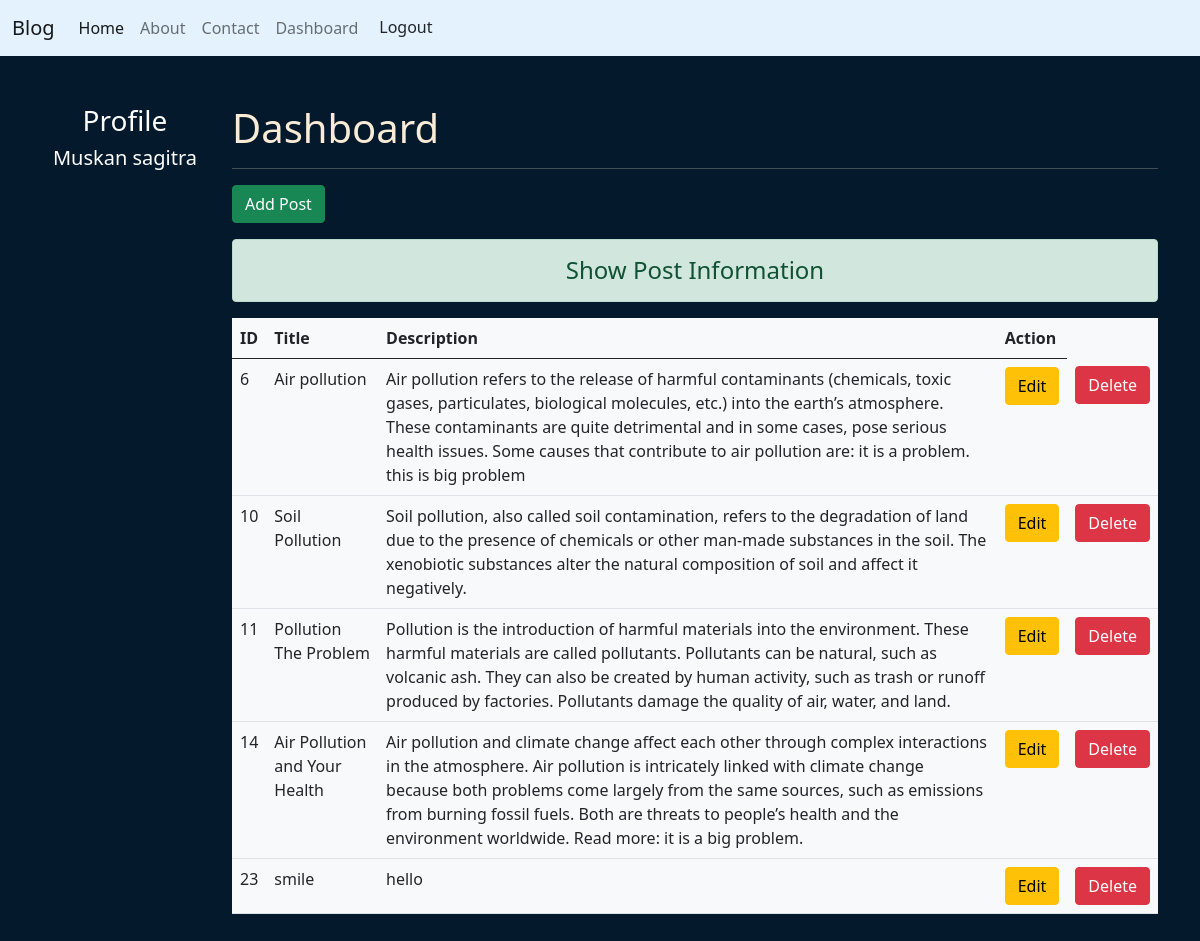
/dashbord/ (signed in), run on the app's committed database.
### newsapp/models.py (models this page shows)
class Post(models.Model):
    title = models.CharField(max_length=50)
    description = models.TextField()

### newsapp/views.py (the view)
# urls.py: path('dashbord/',views.dashbord,name="dashbord"),
def dashbord(request):
  if request.user.is_authenticated:
   posts = Post.objects.all()
   user=request.user
   full_name=user.get_full_name()
   gps=user.groups.all()
   return render(request,'blog/dashbord.html',{'posts':posts,'user':user,'full_name':full_name,'groups':gps})
  else:
   return HttpResponseRedirect("login/")

### newsapp/templates/blog/dashbord.html (shortened to what this page needs)
{% extends "blog/base.html" %}
{% load static %}
{% block side %}
 <div class="col-sm-2 text-white my-5 text-center">
    <h3>Profile</h3>
    <h5>{{full_name}}</h5>
</div>
{% endblock side %}
{% block content %}
<div class="col-sm-10 my-5">
    <h1 >Dashboard</h1>
    <hr>
    <a href="{% url 'addpost' %}" class="btn btn-success mb-3"> Add Post</a>
    <table class="table  bg-light">
        <h4 class="alert alert-success text-center">Show Post Information</h4>
        {% if posts %}
        <thead>
            <tr>
            <th scope="col">ID</th>
            <th scope="col">Title</th>
            <th scope="col">Description</th>
            <th scope="col">Action</th>
        </tr>
        </thead>
        <tbody>
            {% for post in posts %}
            <tr>
                <td>{{post.id}}</td>
                <td>{{post.title}}</td>
                <td>{{post.description}}</td>
                <td><a href ="{% url 'edit' post.id %}"class="btn btn-warning" type="submit">Edit</a></td>
                {% if perms.newsblog.delete_post %}
                <td><a href ="{% url 'delete' post.id %}"class="btn btn-danger" type="submit">Delete</a></td>
               {% endif %}
            </tr>
            {% endfor %}
        </tbody>
    </table>
    {% else%}
    <h4 class="alert alert-danger text-center"> NO Data</h4>
    {% endif %}
</div>
    </div>
</div>
{% endblock %}

### newsapp/templates/blog/base.html (shortened to what this page needs)
<!doctype html>
<html lang="en">
  <head>
   {%load static%}
    <link href="https://cdn.jsdelivr.net/npm/bootstrap@5.0.2/dist/css/bootstrap.min.css" rel="stylesheet">
    <link rel="stylesheet" href="{% static 'css/styles.css' %}">
  </head>
  <body>
    {% include 'blog/navbar.html' %}
    <div class="container">
      <div class="row">
        {% block side %}
        {% endblock side%}
        {% block content %}
        {% endblock content %}
  </body>
</html>

### newsapp/templates/blog/navbar.html (shortened to what this page needs)
<nav class="navbar navbar-expand-lg navbar-light "style="background-color: #e3f2fd;">
    <div class="container-fluid">
      <a class="navbar-brand" href="#">Blog</a>
      <div class="collapse navbar-collapse" id="navbarNav">
        <ul class="navbar-nav">
          <li class="nav-item">
            <a class="nav-link active" aria-current="page" href="/">Home</a>
          </li>
          <li class="nav-item">
            <a class="nav-link" href="{% url 'about' %}">About</a>
          </li>
          <li class="nav-item">
            <a class="nav-link" href="{% url 'contact' %}">Contact</a>
          </li>
          <li class="nav-item">
            <a class="nav-link" href="{% url 'dashbord' %}">Dashboard</a>
          </li>
          {% if request.user.is_authenticated %}
          <li class="nav-item">
            <form method="POST" action ="{% url 'logout' %}">
              <button class="btn btn-$blue-200 " type="submit">Logout</button>
            </form>
          </li>
          {% endif %}
        </ul>
      </div>
    </div>
  </nav>

### newsapp/static/css/styles.css (style rules this page uses)
body { background-color: #04192b; color:antiquewhite; }

### data on the page
Post: id "6", title "Air pollution", description "Air pollution refers to the release of harmful contaminants (chemicals, toxic gases, particulates, biological molecules, etc.) into the earth’s atmosphere. These contaminants are quite detrimental and in some cases, pose serious health issues. Some causes that contribute to air pollution are: it is a problem. this is big problem"
Post: id "10", title "Soil Pollution", description "Soil pollution, also called soil contamination, refers to the degradation of land due to the presence of chemicals or other man-made substances in the soil. The xenobiotic substances alter the natural composition of soil and affect it negatively."
Post: id "11", title "Pollution The Problem", description "Pollution is the introduction of harmful materials into the environment. These harmful materials are called pollutants. Pollutants can be natural, such as volcanic ash. They can also be created by human activity, such as trash or runoff produced by factories. Pollutants damage the quality of air, water, and land."
Post: id "14", title "Air Pollution and Your Health", description "Air pollution and climate change affect each other through complex interactions in the atmosphere. Air pollution is intricately linked with climate change because both problems come largely from the same sources, such as emissions from burning fossil fuels. Both are threats to people’s health and the environment worldwide. Read more: it is a big problem."
Post: id "23", title "smile", description "hello"

### other printed values
{{ full_name }} "Muskan sagitra"
